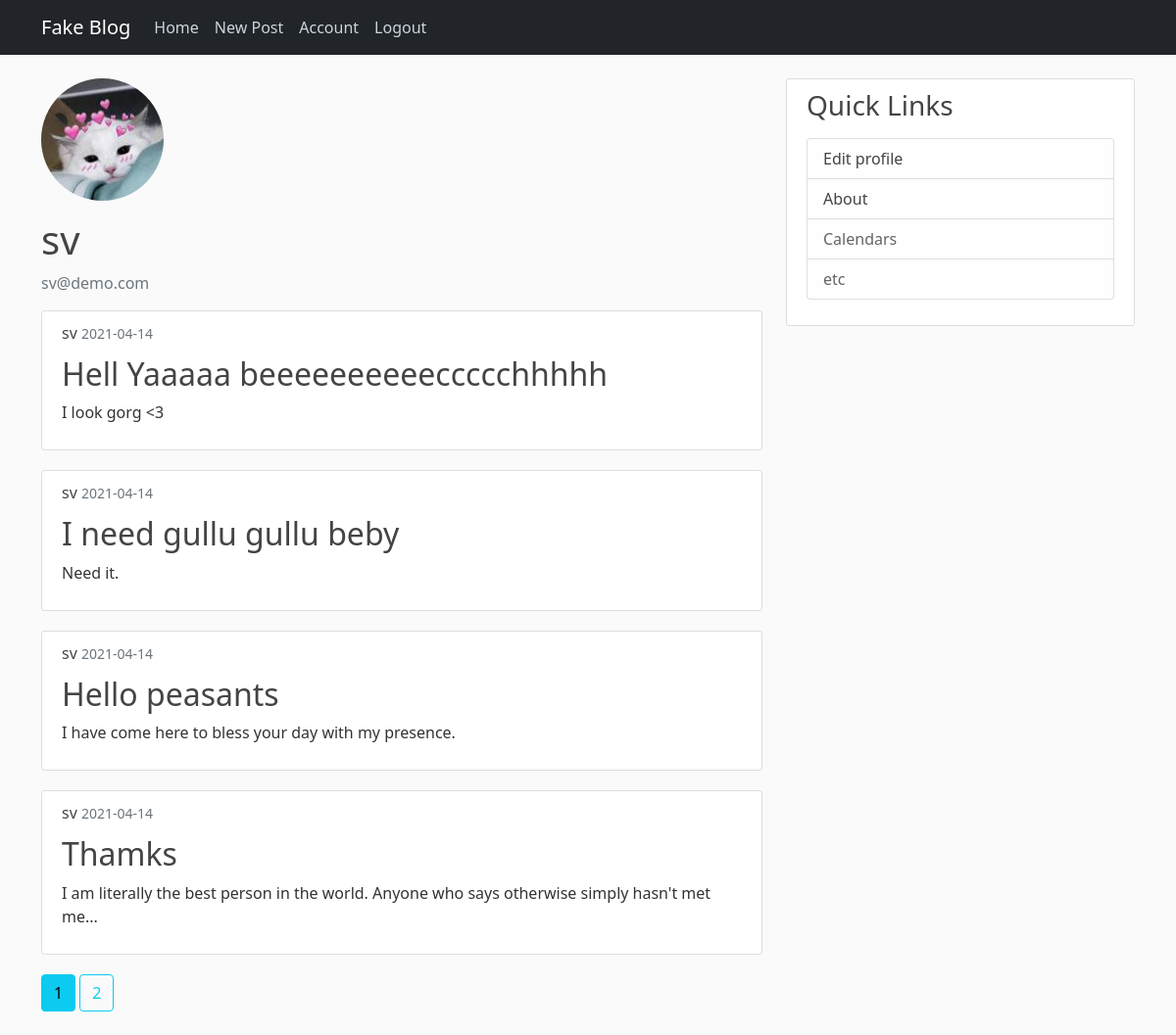
Page /sv (signed in) on the committed database.
### flaskblog/models.py (models this page shows, shortened)
class User(db.Model, UserMixin):
    id = db.Column(db.Integer, primary_key=True)
    username = db.Column(db.String(20), unique=True, nullable=False)
    email = db.Column(db.String(100), unique=True, nullable=False)
    image_file = db.Column(db.String(20), nullable=False, default='default.jpg')  # will be hashed to 20 chars
    password = db.Column(db.String(60), nullable=False)  # will be hashed to 60 chars
    posts = db.relationship('Post', backref='author', lazy=True)  # refers to the Post class

class Post(db.Model):
    id = db.Column(db.Integer, primary_key=True)
    title = db.Column(db.String(120), nullable=False)
    date_posted = db.Column(db.DateTime, nullable=False, default=datetime.utcnow)
    content = db.Column(db.Text, nullable=False)
    user_id = db.Column(db.Integer, db.ForeignKey('user.id'), nullable=False)  # refers to the id column in user table. Not class.

### flaskblog/routes.py (the view)
@app.route('/<string:username>', methods=["GET", "POST"])
@login_required
def user_posts(username):
    page = request.args.get('page', 1, type=int)
    user = User.query.filter_by(username=username).first_or_404()
    posts = Post.query.filter_by(author=user).order_by(Post.date_posted.desc()).paginate(page=page, per_page=4)
    return render_template("user_posts.html", posts=posts, user=user, title=user.username)

### flaskblog/models.py (called while the page is built)
@login_manager.user_loader
def get_user(user_id):
    return User.query.get(int(user_id))

### flaskblog/templates/user_posts.html
{% extends "layouts.html" %}
    {% block content %}
        <div class="media">
            <img class="rounded-circle account-img" src="{{ url_for('static', filename='profile_pic/' + user.image_file) }}" alt="Profile Picture">
            <div class="media-body">
                <h2 class="account-heading">{{ user.username }}</h2>
                <p class="text-secondary">{{ user.email }}</p>
            </div>
        </div>
        {% for post in posts.items %}
            <article class="content-section">
                <div class="media-body">
                    <div class="article-metadata">
                        <a class="article-metadata" href="{{ url_for('user_posts', username=current_user.username) }}">{{ post.author.username }}</a>
                        <small class="text-muted">{{ post.date_posted.strftime("%Y-%m-%d") }}</small>
                    </div>
                    <h2><a class="article-title" href="{{ url_for('post', post_id=post.id) }}">{{ post.title }}</a></h2>
                    <p class="article-content">{{ post.content }}</p>
                </div>
            </article>
        {% endfor %}
        {% for page_num in posts.iter_pages(left_edge=1, right_edge=1, right_current=2, left_current=1) %}
            {% if page_num %}
                {% if posts.page == page_num %}
                    <a class="btn btn-info mb-4" href="{{ url_for('user_posts', page=page_num, username=current_user.username) }}">{{ page_num }}</a>
                {% else %}
                    <a class="btn btn-outline-info mb-4" href="{{ url_for('user_posts', page=page_num, username=current_user.username) }}">{{ page_num }}</a>
                {% endif %}
            {% else %}
                ...
            {% endif %}
        {% endfor %}
    {% endblock content %}

### flaskblog/static/main.css (style rules this page uses)
body { background: #fafafa; color: #333333; margin-top: 5rem; }
h1, h2, h3, h4, h5, h6 { color: #444444; }
.content-section { background: #ffffff; padding: 10px 20px; border: 1px solid #dddddd; border-radius: 3px; margin-bottom: 20px; }
.article-title { color: #444444; text-decoration: none; }
.article-content { white-space: pre-line; }
.article-metadata { color: #444444; padding-bottom: 1px; margin-bottom: 10px; text-decoration: none; }
.account-img { height: 125px; width: 125px; margin-right: 20px; margin-bottom: 16px; }
.account-heading { font-size: 2.5rem; }

### rows in the picture
User: image_file (picture), username "sv", email "sv@demo.com"
Post: author.username "sv", date_posted "2021-04-14", title "Hell Yaaaaa beeeeeeeeeeccccchhhhh", content "I look gorg <3"
Post: author.username "sv", date_posted "2021-04-14", title "I need gullu gullu beby", content "Need it."
Post: author.username "sv", date_posted "2021-04-14", title "Hello peasants", content "I have come here to bless your day with my presence."
Post: author.username "sv", date_posted "2021-04-14", title "Thamks", content "I am literally the best person in the world. Anyone who says otherwise simply hasn't met me..."

### other values in the picture
{{ page_num }} "1"
{{ page_num }} "2"
